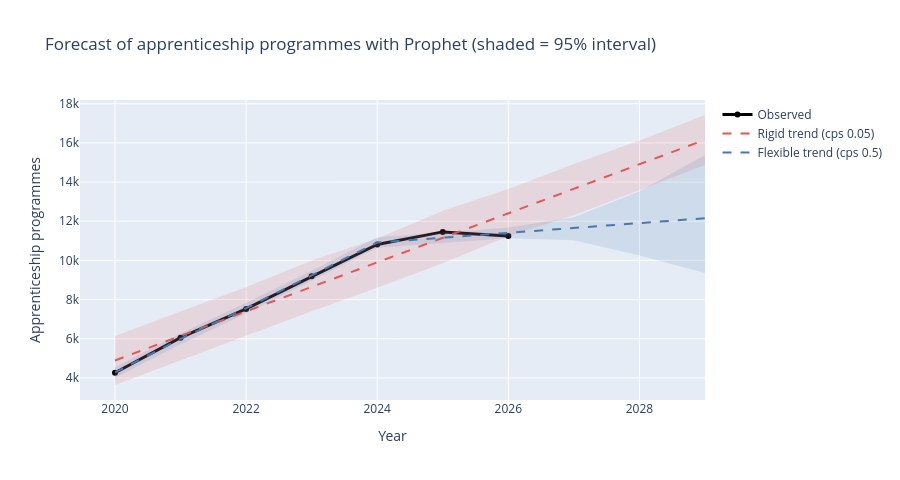

The code cell stored with this chart in its notebook:
### Markdown cell above
**Reading.** Apprenticeship programmes went from **4,263 in 2020 to 11,456 in 2025 (x2.7)**, and their share of the whole Parcoursup offer from 25% to 44%. The growth slowed down every year (+42%, +24%, +22%, +18%, +6%) and turned **slightly negative in 2026 (-1.8%)**. The Themeriver shows that BTS carries most of the growth. The number of new adopters also falls: about 620 to 670 institutions opened their first apprenticeship programme each year from 2021 to 2023, 389 in 2025 and 285 in 2026. This matches two external facts: the State hiring aid per apprentice was cut in February 2025 (from 6,000 € to 5,000 € in companies under 250 employees, 2,000 € above), and the Ministry of Education counted 2.8% fewer apprentices at the end of 2025 than a year before.

### Code cell
results["figs"]["q3_forecast"].show()
print("Back-test (we hide the last 1 or 2 years, predict them, and compare with reality):")
display(results["backtest"])
print("Forecast of the number of apprenticeship programmes:")
for name, fc in results["forecasts"].items():
    print(name); display(fc.assign(year=fc["ds"].dt.year)[["year", "yhat", "yhat_lower", "yhat_upper"]].tail(3).round(0))
print("Forecast of the apprenticeship share (%), flexible trend:")
results["share_forecast"].assign(year=results["share_forecast"]["ds"].dt.year)[["year", "yhat", "yhat_lower", "yhat_upper"]].tail(3).round(1)

### Figure 1 — Plotly figure (JSON) as saved in the notebook; plotly's stock layout.template omitted (floating-point values rounded to 4 significant figures)
{"data": [{"line": {"color": "black", "width": 3}, "mode": "lines+markers", "name": "Observed", "type": "scatter", "x": [2020, 2021, 2022, 2023, 2024, 2025, 2026], "y": [4263, 6054, 7524, 9188, 10812, 11456, 11251]}, {"fill": "toself", "fillcolor": "#E45756", "hoverinfo": "skip", "line": {"width": 0}, "opacity": 0.15, "showlegend": false, "type": "scatter", "x": [2020, 2021, 2022, 2023, 2024, 2025, 2026, 2027, 2028, 2029, 2029, 2028, 2027, 2026, 2025, 2024, 2023, 2022, 2021, 2020], "y": [6136.0, 7405.0, 8641.0, 9992.0, 11120.0, 12530.0, 13650.0, 14930.0, 16120.0, 17420.0, 14870.0, 13590.0, 12310.0, 11240.0, 9851.0, 8604.0, 7406.0, 6154.0, 4882.0, 3639.0]}, {"line": {"color": "#E45756", "dash": "dash"}, "mode": "lines", "name": "Rigid trend (cps 0.05)", "type": "scatter", "x": [2020, 2021, 2022, 2023, 2024, 2025, 2026, 2027, 2028, 2029], "y": [4893.0, 6147.0, 7398.0, 8649.0, 9900.0, 11150.0, 12410.0, 13660.0, 14910.0, 16160.0]}, {"fill": "toself", "fillcolor": "#4C78A8", "hoverinfo": "skip", "line": {"width": 0}, "opacity": 0.15, "showlegend": false, "type": "scatter", "x": [2020, 2021, 2022, 2023, 2024, 2025, 2026, 2027, 2028, 2029, 2029, 2028, 2027, 2026, 2025, 2024, 2023, 2022, 2021, 2020], "y": [4542.0, 6263.0, 7839.0, 9477.0, 11180.0, 11420.0, 11680.0, 12200.0, 13530.0, 15380.0, 9354.0, 10250.0, 11030.0, 11130.0, 10890.0, 10650.0, 8959.0, 7285.0, 5722.0, 4005.0]}, {"line": {"color": "#4C78A8", "dash": "dash"}, "mode": "lines", "name": "Flexible trend (cps 0.5)", "type": "scatter", "x": [2020, 2021, 2022, 2023, 2024, 2025, 2026, 2027, 2028, 2029], "y": [4283.0, 5996.0, 7563.0, 9227.0, 10910.0, 11160.0, 11410.0, 11660.0, 11910.0, 12150.0]}], "layout": {"height": 480, "title": {"text": "Forecast of apprenticeship programmes with Prophet (shaded = 95% interval)"}, "xaxis": {"title": {"text": "Year"}}, "yaxis": {"title": {"text": "Apprenticeship programmes"}}}}
